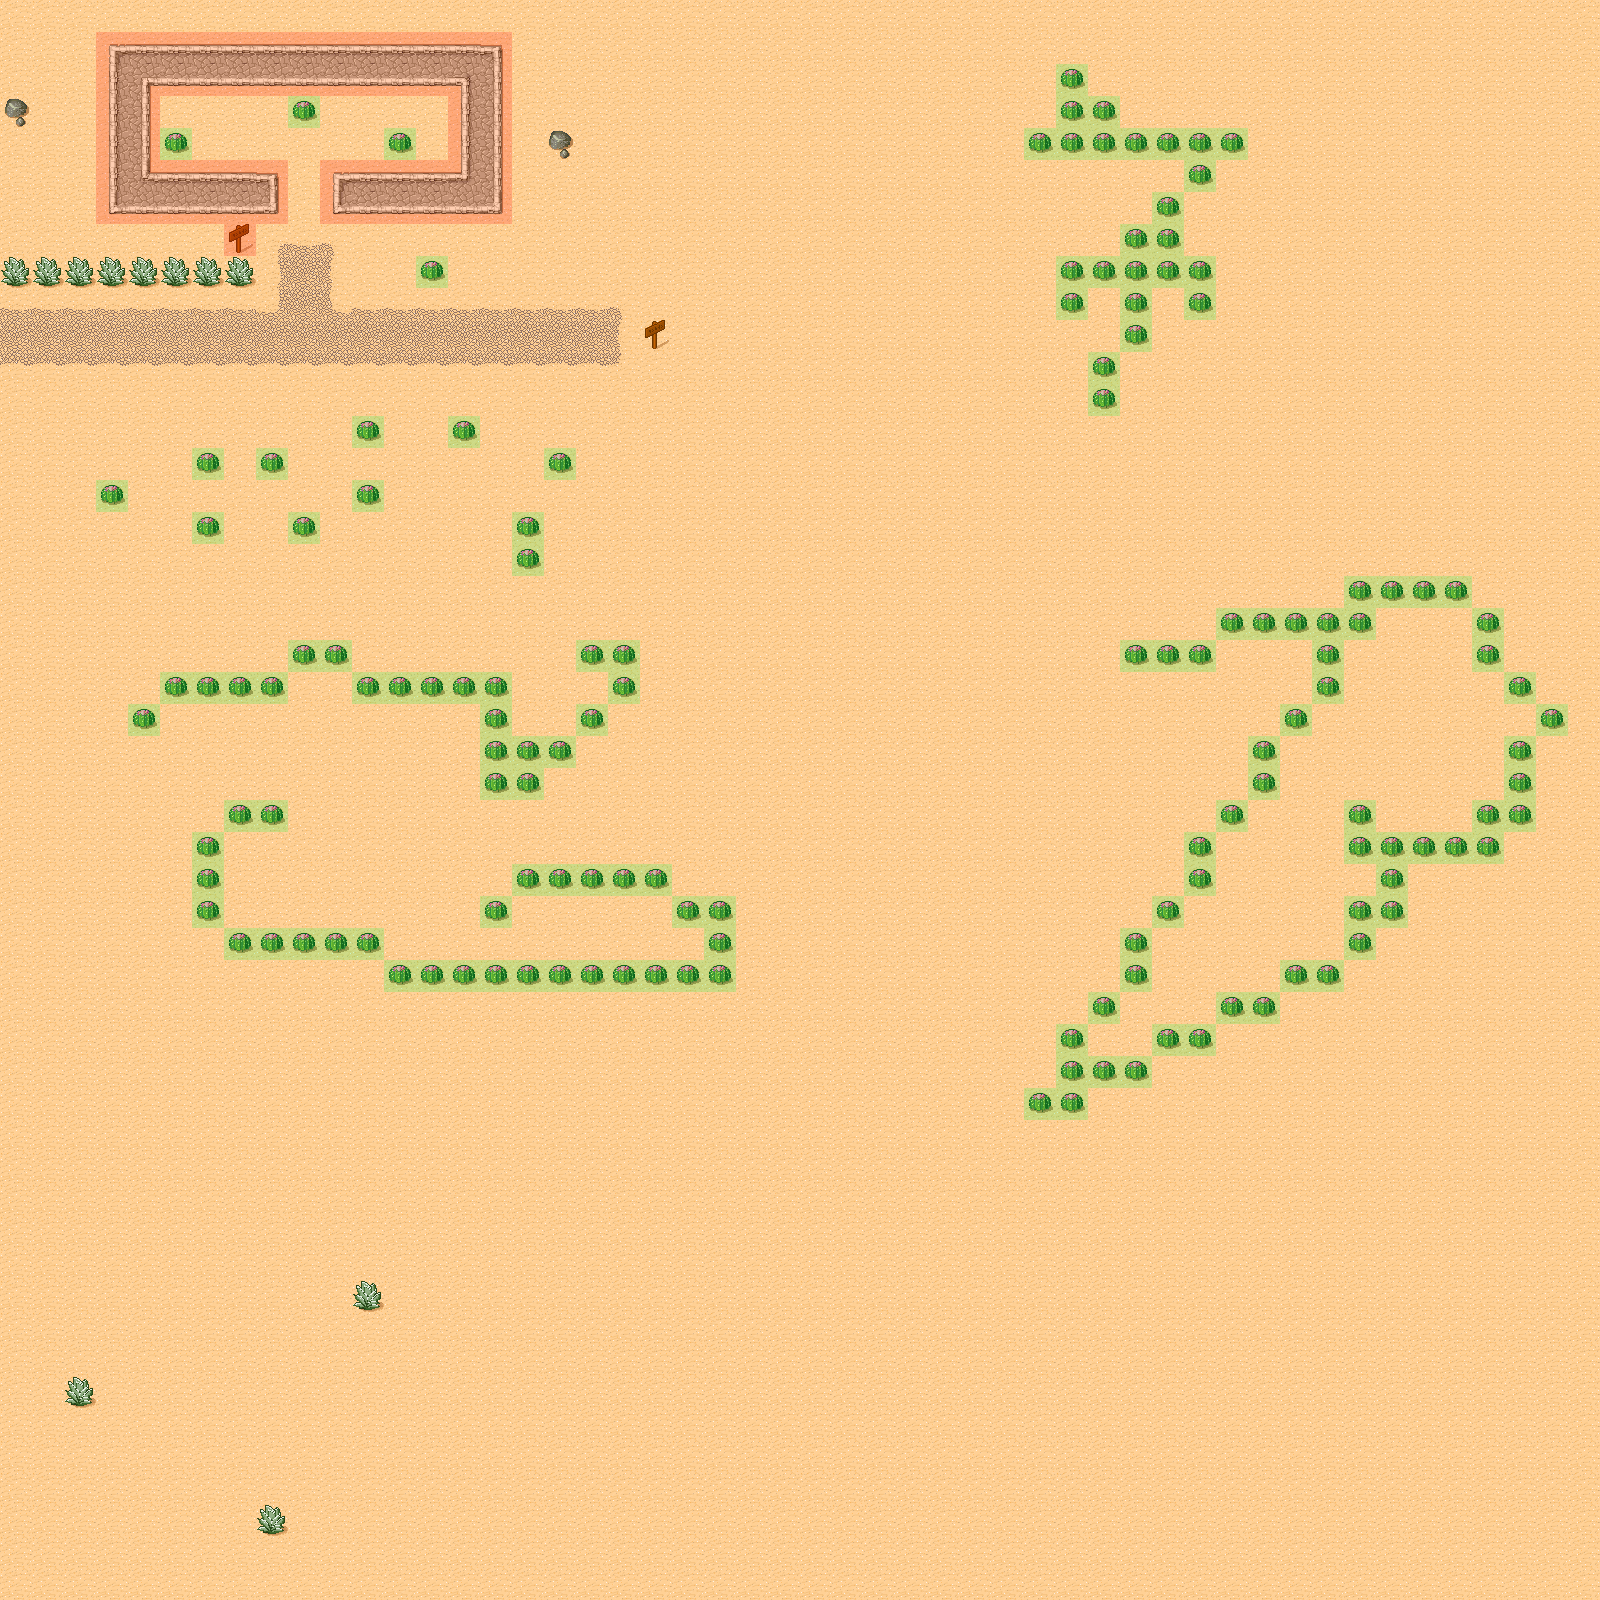

Below is a game level as drawn by its tile map, then a one-line description and the .tmx that defines it (tile-layer data replaced by summaries):
An orthogonal 50x50 tile map with 32x32 px tiles, 3 tile layers (Background, Foreground, Meta), 2 tilesets and 8 objects (6x EnemySpawn, SpawnPoint).

<map version="1.0" orientation="orthogonal" renderorder="right-down" width="50" height="50" tilewidth="32" tileheight="32" nextobjectid="12">
 <tileset firstgid="1" name="tmw_desert_spacing" tilewidth="32" tileheight="32" spacing="1" margin="1">
  <image source="tmw_desert_spacing.png" width="265" height="199" />
 </tileset>
 <tileset firstgid="49" name="meta_tiles" tilewidth="32" tileheight="32" spacing="1" margin="1">
  <image source="meta_tiles.png" trans="ff00ff" width="67" height="34" />
  <tile id="0">
   <properties>
    <property name="Collidable" value="True" />
   </properties>
  </tile>
  <tile id="1">
   <properties>
    <property name="Collectable" value="True" />
   </properties>
  </tile>
 </tileset>
 <layer name="Background" width="50" height="50">
  <data>[2500 cells, 2500 non-empty, 26 distinct tile ids]</data>
 </layer>
 <objectgroup name="Objects">
  <object id="1" name="SpawnPoint" x="46" y="335" />
  <object id="2" name="EnemySpawn" x="291" y="414" width="26" height="23">
   <properties>
    <property name="Enemy" value="1" />
   </properties>
  </object>
  <object id="3" x="311" y="430" width="10" height="7" />
  <object id="4" name="EnemySpawn" x="1289" y="488" width="25" height="18">
   <properties>
    <property name="Enemy" value="1" />
   </properties>
  </object>
  <object id="7" name="EnemySpawn" x="1042" y="678" width="42" height="26">
   <properties>
    <property name="Enemy" value="1" />
   </properties>
  </object>
  <object id="8" name="EnemySpawn" x="785" y="722" width="47" height="27">
   <properties>
    <property name="Enemy" value="1" />
   </properties>
  </object>
  <object id="9" name="EnemySpawn" x="796.5" y="725.5" width="41" height="22">
   <properties>
    <property name="Enemy" value="1" />
   </properties>
  </object>
  <object id="10" name="EnemySpawn" x="667" y="477" width="54" height="26">
   <properties>
    <property name="Enemy" value="1" />
   </properties>
  </object>
 </objectgroup>
 <layer name="Foreground" width="50" height="50">
  <data>[2500 cells, 146 non-empty, 1 distinct tile ids]</data>
 </layer>
 <layer name="Meta" width="50" height="50">
  <data>[2500 cells, 205 non-empty, 2 distinct tile ids]</data>
 </layer>
</map>
